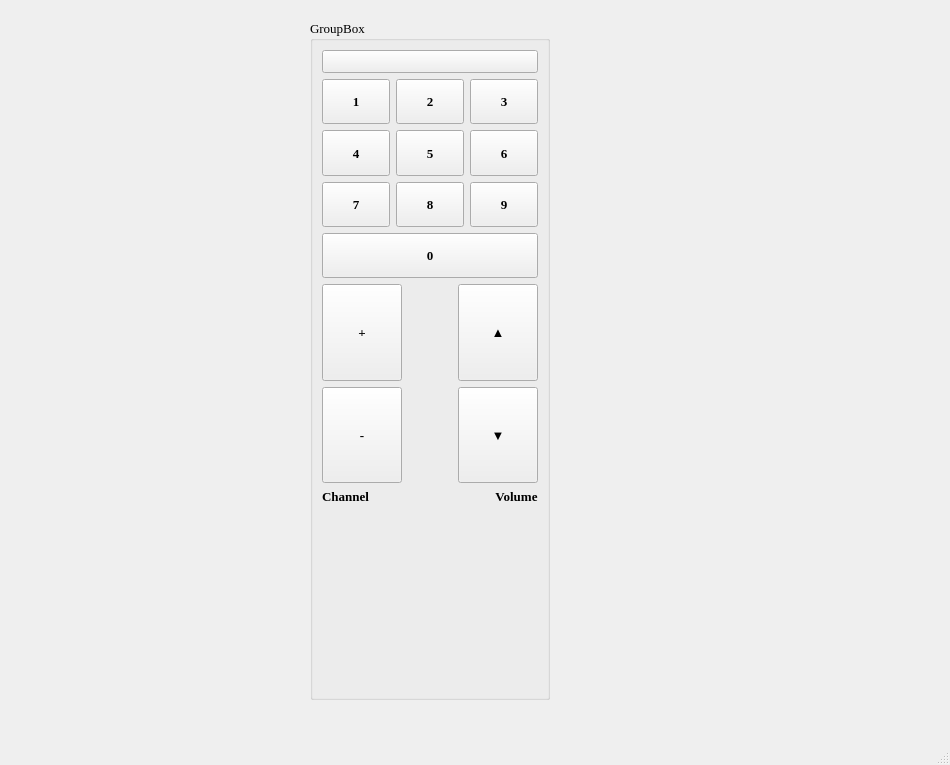
<?xml version="1.0" encoding="UTF-8"?>
<ui version="4.0">
 <class>Remoter</class>
 <widget class="QMainWindow" name="Remoter">
  <property name="geometry">
   <rect>
    <x>0</x>
    <y>0</y>
    <width>950</width>
    <height>765</height>
   </rect>
  </property>
  <property name="windowTitle">
   <string>MainWindow</string>
  </property>
  <widget class="QWidget" name="centralwidget">
   <widget class="QGroupBox" name="groupBox">
    <property name="geometry">
     <rect>
      <x>310</x>
      <y>20</y>
      <width>240</width>
      <height>680</height>
     </rect>
    </property>
    <property name="font">
     <font>
      <family>Times New Roman</family>
      <pointsize>10</pointsize>
     </font>
    </property>
    <property name="styleSheet">
     <string notr="true"/>
    </property>
    <property name="title">
     <string>GroupBox</string>
    </property>
    <layout class="QGridLayout" name="gridLayout_3">
     <item row="0" column="0">
      <widget class="QPushButton" name="onOff">
       <property name="font">
        <font>
         <family>Times New Roman</family>
         <pointsize>10</pointsize>
        </font>
       </property>
       <property name="styleSheet">
        <string notr="true"/>
       </property>
       <property name="text">
        <string/>
       </property>
       <property name="icon">
        <iconset>
         <normaloff>remote.png</normaloff>remote.png</iconset>
       </property>
       <property name="iconSize">
        <size>
         <width>45</width>
         <height>45</height>
        </size>
       </property>
      </widget>
     </item>
     <item row="1" column="0">
      <layout class="QGridLayout" name="gridLayout">
       <item row="3" column="0">
        <layout class="QHBoxLayout" name="horizontalLayout_5">
         <item>
          <widget class="QPushButton" name="pushButton_7">
           <property name="sizePolicy">
            <sizepolicy hsizetype="Minimum" vsizetype="Expanding">
             <horstretch>0</horstretch>
             <verstretch>0</verstretch>
            </sizepolicy>
           </property>
           <property name="font">
            <font>
             <family>Times New Roman</family>
             <pointsize>10</pointsize>
             <weight>75</weight>
             <bold>true</bold>
            </font>
           </property>
           <property name="text">
            <string>7</string>
           </property>
          </widget>
         </item>
         <item>
          <widget class="QPushButton" name="pushButton_8">
           <property name="sizePolicy">
            <sizepolicy hsizetype="Minimum" vsizetype="Expanding">
             <horstretch>0</horstretch>
             <verstretch>0</verstretch>
            </sizepolicy>
           </property>
           <property name="font">
            <font>
             <family>Times New Roman</family>
             <pointsize>10</pointsize>
             <weight>75</weight>
             <bold>true</bold>
            </font>
           </property>
           <property name="text">
            <string>8</string>
           </property>
          </widget>
         </item>
         <item>
          <widget class="QPushButton" name="pushButton_9">
           <property name="sizePolicy">
            <sizepolicy hsizetype="Minimum" vsizetype="Expanding">
             <horstretch>0</horstretch>
             <verstretch>0</verstretch>
            </sizepolicy>
           </property>
           <property name="font">
            <font>
             <family>Times New Roman</family>
             <pointsize>10</pointsize>
             <weight>75</weight>
             <bold>true</bold>
            </font>
           </property>
           <property name="text">
            <string>9</string>
           </property>
          </widget>
         </item>
        </layout>
       </item>
       <item row="1" column="0">
        <layout class="QHBoxLayout" name="horizontalLayout">
         <item>
          <widget class="QPushButton" name="pushButton_1">
           <property name="sizePolicy">
            <sizepolicy hsizetype="Minimum" vsizetype="Expanding">
             <horstretch>0</horstretch>
             <verstretch>0</verstretch>
            </sizepolicy>
           </property>
           <property name="font">
            <font>
             <family>Times New Roman</family>
             <pointsize>10</pointsize>
             <weight>75</weight>
             <bold>true</bold>
            </font>
           </property>
           <property name="text">
            <string>1</string>
           </property>
          </widget>
         </item>
         <item>
          <widget class="QPushButton" name="pushButton_2">
           <property name="sizePolicy">
            <sizepolicy hsizetype="Minimum" vsizetype="Expanding">
             <horstretch>0</horstretch>
             <verstretch>0</verstretch>
            </sizepolicy>
           </property>
           <property name="font">
            <font>
             <family>Times New Roman</family>
             <pointsize>10</pointsize>
             <weight>75</weight>
             <bold>true</bold>
            </font>
           </property>
           <property name="text">
            <string>2</string>
           </property>
          </widget>
         </item>
         <item>
          <widget class="QPushButton" name="pushButton_3">
           <property name="sizePolicy">
            <sizepolicy hsizetype="Minimum" vsizetype="Expanding">
             <horstretch>0</horstretch>
             <verstretch>0</verstretch>
            </sizepolicy>
           </property>
           <property name="font">
            <font>
             <family>Times New Roman</family>
             <pointsize>10</pointsize>
             <weight>75</weight>
             <bold>true</bold>
            </font>
           </property>
           <property name="text">
            <string>3</string>
           </property>
          </widget>
         </item>
        </layout>
       </item>
       <item row="4" column="0">
        <widget class="QPushButton" name="pushButton_0">
         <property name="sizePolicy">
          <sizepolicy hsizetype="Minimum" vsizetype="Expanding">
           <horstretch>0</horstretch>
           <verstretch>0</verstretch>
          </sizepolicy>
         </property>
         <property name="font">
          <font>
           <family>Times New Roman</family>
           <pointsize>10</pointsize>
           <weight>75</weight>
           <bold>true</bold>
          </font>
         </property>
         <property name="text">
          <string>0</string>
         </property>
        </widget>
       </item>
       <item row="2" column="0">
        <layout class="QHBoxLayout" name="horizontalLayout_4">
         <item>
          <widget class="QPushButton" name="pushButton_4">
           <property name="sizePolicy">
            <sizepolicy hsizetype="Minimum" vsizetype="Expanding">
             <horstretch>0</horstretch>
             <verstretch>0</verstretch>
            </sizepolicy>
           </property>
           <property name="font">
            <font>
             <family>Times New Roman</family>
             <pointsize>10</pointsize>
             <weight>75</weight>
             <bold>true</bold>
            </font>
           </property>
           <property name="text">
            <string>4</string>
           </property>
          </widget>
         </item>
         <item>
          <widget class="QPushButton" name="pushButton_5">
           <property name="sizePolicy">
            <sizepolicy hsizetype="Minimum" vsizetype="Expanding">
             <horstretch>0</horstretch>
             <verstretch>0</verstretch>
            </sizepolicy>
           </property>
           <property name="font">
            <font>
             <family>Times New Roman</family>
             <pointsize>10</pointsize>
             <weight>75</weight>
             <bold>true</bold>
            </font>
           </property>
           <property name="text">
            <string>5</string>
           </property>
          </widget>
         </item>
         <item>
          <widget class="QPushButton" name="pushButton_6">
           <property name="sizePolicy">
            <sizepolicy hsizetype="Minimum" vsizetype="Expanding">
             <horstretch>0</horstretch>
             <verstretch>0</verstretch>
            </sizepolicy>
           </property>
           <property name="font">
            <font>
             <family>Times New Roman</family>
             <pointsize>10</pointsize>
             <weight>75</weight>
             <bold>true</bold>
            </font>
           </property>
           <property name="text">
            <string>6</string>
           </property>
          </widget>
         </item>
        </layout>
       </item>
      </layout>
     </item>
     <item row="2" column="0">
      <layout class="QHBoxLayout" name="horizontalLayout_6">
       <item>
        <layout class="QVBoxLayout" name="verticalLayout">
         <item>
          <widget class="QPushButton" name="plusVol">
           <property name="sizePolicy">
            <sizepolicy hsizetype="Minimum" vsizetype="Expanding">
             <horstretch>0</horstretch>
             <verstretch>0</verstretch>
            </sizepolicy>
           </property>
           <property name="font">
            <font>
             <family>Times New Roman</family>
             <pointsize>10</pointsize>
             <weight>75</weight>
             <bold>true</bold>
            </font>
           </property>
           <property name="text">
            <string>+</string>
           </property>
          </widget>
         </item>
         <item>
          <widget class="QPushButton" name="minVol">
           <property name="sizePolicy">
            <sizepolicy hsizetype="Minimum" vsizetype="Expanding">
             <horstretch>0</horstretch>
             <verstretch>0</verstretch>
            </sizepolicy>
           </property>
           <property name="font">
            <font>
             <family>Times New Roman</family>
             <pointsize>10</pointsize>
             <weight>75</weight>
             <bold>true</bold>
            </font>
           </property>
           <property name="text">
            <string>-</string>
           </property>
          </widget>
         </item>
        </layout>
       </item>
       <item>
        <spacer name="horizontalSpacer">
         <property name="font">
          <font>
           <family>Times New Roman</family>
           <pointsize>10</pointsize>
          </font>
         </property>
         <property name="orientation">
          <enum>Qt::Horizontal</enum>
         </property>
         <property name="sizeHint" stdset="0">
          <size>
           <width>40</width>
           <height>20</height>
          </size>
         </property>
        </spacer>
       </item>
       <item>
        <layout class="QVBoxLayout" name="verticalLayout_2">
         <item>
          <widget class="QPushButton" name="nextChan">
           <property name="sizePolicy">
            <sizepolicy hsizetype="Minimum" vsizetype="Expanding">
             <horstretch>0</horstretch>
             <verstretch>0</verstretch>
            </sizepolicy>
           </property>
           <property name="font">
            <font>
             <family>Times New Roman</family>
             <pointsize>10</pointsize>
             <weight>75</weight>
             <bold>true</bold>
            </font>
           </property>
           <property name="text">
            <string>▲</string>
           </property>
          </widget>
         </item>
         <item>
          <widget class="QPushButton" name="prevChan">
           <property name="sizePolicy">
            <sizepolicy hsizetype="Minimum" vsizetype="Expanding">
             <horstretch>0</horstretch>
             <verstretch>0</verstretch>
            </sizepolicy>
           </property>
           <property name="font">
            <font>
             <family>Times New Roman</family>
             <pointsize>10</pointsize>
             <weight>75</weight>
             <bold>true</bold>
            </font>
           </property>
           <property name="text">
            <string>▼</string>
           </property>
          </widget>
         </item>
        </layout>
       </item>
      </layout>
     </item>
     <item row="3" column="0">
      <layout class="QGridLayout" name="gridLayout_2">
       <item row="0" column="0">
        <layout class="QVBoxLayout" name="verticalLayout_3">
         <item>
          <widget class="QLabel" name="label_2">
           <property name="sizePolicy">
            <sizepolicy hsizetype="Preferred" vsizetype="Maximum">
             <horstretch>0</horstretch>
             <verstretch>0</verstretch>
            </sizepolicy>
           </property>
           <property name="font">
            <font>
             <family>Times New Roman</family>
             <pointsize>10</pointsize>
             <weight>75</weight>
             <bold>true</bold>
            </font>
           </property>
           <property name="text">
            <string>Сhannel</string>
           </property>
           <property name="alignment">
            <set>Qt::AlignCenter</set>
           </property>
          </widget>
         </item>
         <item>
          <widget class="QLabel" name="channelLabel">
           <property name="sizePolicy">
            <sizepolicy hsizetype="Preferred" vsizetype="Expanding">
             <horstretch>0</horstretch>
             <verstretch>0</verstretch>
            </sizepolicy>
           </property>
           <property name="text">
            <string/>
           </property>
          </widget>
         </item>
        </layout>
       </item>
       <item row="0" column="2">
        <layout class="QVBoxLayout" name="verticalLayout_4">
         <item>
          <widget class="QLabel" name="label">
           <property name="sizePolicy">
            <sizepolicy hsizetype="Preferred" vsizetype="Maximum">
             <horstretch>0</horstretch>
             <verstretch>0</verstretch>
            </sizepolicy>
           </property>
           <property name="font">
            <font>
             <family>Times New Roman</family>
             <pointsize>10</pointsize>
             <weight>75</weight>
             <bold>true</bold>
            </font>
           </property>
           <property name="text">
            <string>Volume</string>
           </property>
           <property name="alignment">
            <set>Qt::AlignCenter</set>
           </property>
          </widget>
         </item>
         <item>
          <widget class="QLabel" name="vollumeLabel">
           <property name="text">
            <string/>
           </property>
          </widget>
         </item>
        </layout>
       </item>
       <item row="0" column="1">
        <spacer name="horizontalSpacer_2">
         <property name="orientation">
          <enum>Qt::Horizontal</enum>
         </property>
         <property name="sizeType">
          <enum>QSizePolicy::Maximum</enum>
         </property>
         <property name="sizeHint" stdset="0">
          <size>
           <width>180</width>
           <height>20</height>
          </size>
         </property>
        </spacer>
       </item>
      </layout>
     </item>
    </layout>
   </widget>
  </widget>
  <widget class="QMenuBar" name="menubar">
   <property name="geometry">
    <rect>
     <x>0</x>
     <y>0</y>
     <width>950</width>
     <height>25</height>
    </rect>
   </property>
  </widget>
  <widget class="QStatusBar" name="statusbar"/>
 </widget>
 <resources/>
 <connections/>
</ui>
